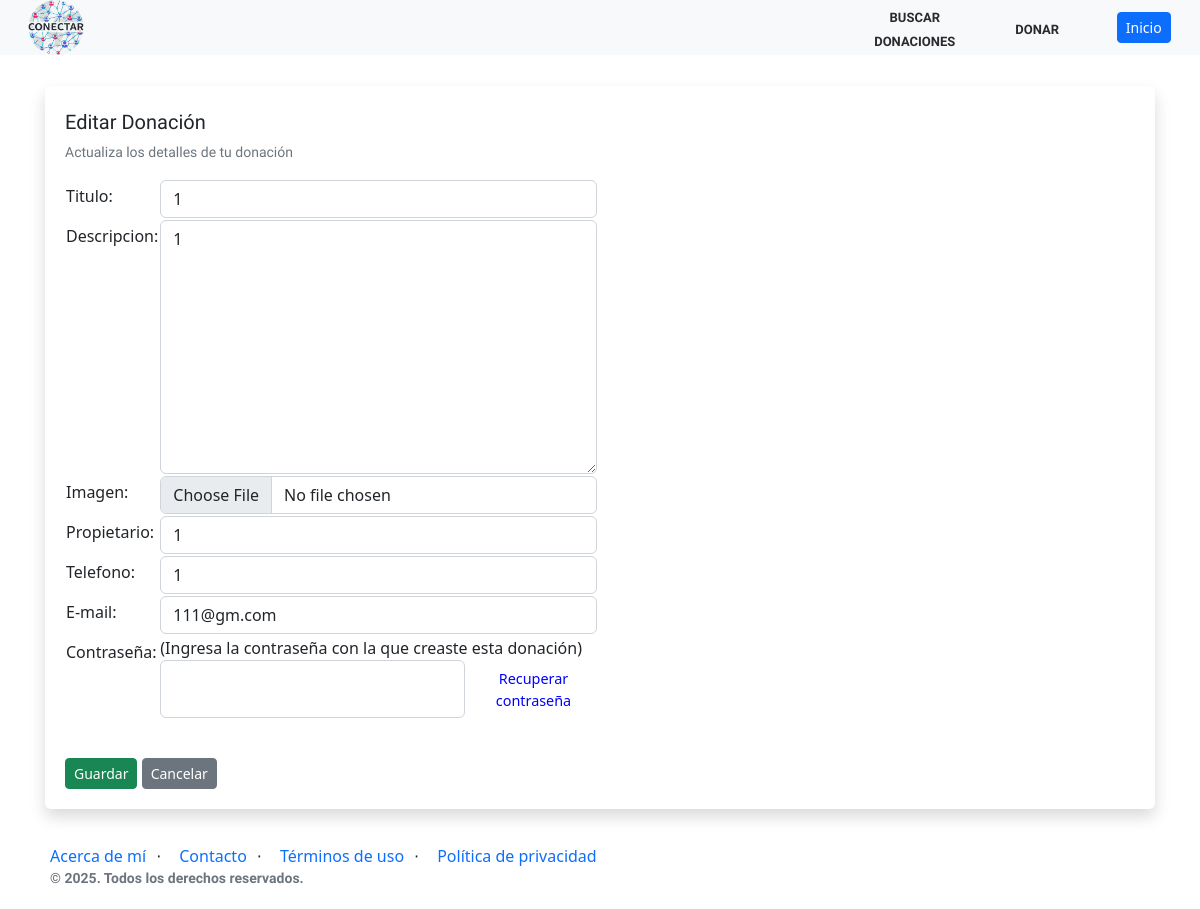
The page /editarDonacion/54 on the database its author committed.
### AppDonaciones/models.py (models this page shows, shortened)
class Donacion(models.Model):
    fecha_creacion = models.DateTimeField(default=now, blank=True, null=True)
    titulo = models.CharField(max_length=90, null=False, blank=False)
    descripcion = models.TextField(blank=True, null=True)
    imagen = models.ImageField(
        upload_to="assets/img/donaciones",
        null=True,
        blank=True,
    )
    propietario = models.CharField(max_length=90, null=False, blank=False)
    telefono = models.IntegerField(blank=False, null=False)
    contrasenia = models.CharField(
        max_length=50, null=False, blank=False, verbose_name="Contraseña"
    )
    email = models.EmailField(max_length=254, verbose_name="E-mail", unique=False)

### AppDonaciones/views.py (the view, shortened to what this page needs)
class editar_donacion(UpdateView):
    model = Donacion
    form_class = DonacionFormulario
    template_name = "crear_editar_donacion.html"
    success_url = reverse_lazy("ListaDonaciones")

### AppDonaciones/forms.py
class DonacionFormulario(forms.ModelForm):
    class Meta:
        model = Donacion
        fields = [
            "titulo",
            "descripcion",
            "imagen",
            "propietario",
            "telefono",
            "email",
            "contrasenia",
        ]
        widgets = {
            "titulo": forms.TextInput(attrs={"class": "form-control"}),
            "descripcion": forms.Textarea(attrs={"class": "form-control"}),
            "propietario": forms.TextInput(attrs={"class": "form-control"}),
            "telefono": forms.NumberInput(attrs={"class": "form-control"}),
            "contrasenia": forms.TextInput(
                attrs={
                    "class": "form-control",
                }
            ),
            "imagen": CustomClearableFileInput(attrs={"class": "form-control"}),
            "email": forms.EmailInput(attrs={"class": "form-control"}),
        }

### AppDonaciones/templates/crear_editar_donacion.html (shortened to what this page needs)
{% extends 'inicio.html' %}
{% load static %}
{% block content %}
<section class="py-8 section-top-editar">
  <div class="container-plus">
    <div class="rounded">
      <div class="pt-4 bg-white rounded shadow donation-section-editar">
        <div class="px-6">
          <div class="row align-items-center justify-content-between">
            <div class="col-12 col-md-auto mb-4 mb-md-0">
              <h5 class="red-hat-display-regular-font">{% if donacion %} Editar Donación {% else %} Crear Donación {% endif %}</h5>
              <p class="small text-secondary red-hat-display-regular-font">
                {% if donacion %}
                  Actualiza los detalles de tu donación
                {% else %}
                  Comparte lo que ya no usas con quien lo necesita
                {% endif %}
              </p>
              <form method="post" enctype="multipart/form-data" {% if donacion %}onsubmit="return validarContrasenia(event, '{{ donacion.contrasenia }}')" {% endif %}>
                <div class="table-responsive">
                  <table>
                    {% for campo in form %}
                      <tr>
                        <td style="margin-top: 25px;">{{ campo.label_tag }}</td>
                        <td>
                          {% if campo.name == "contrasenia" %}
                            {% if donacion %}
                              <label>(Ingresa la contraseña con la que creaste esta donación)</label>
                              <div class="div-contrasenia">
                                <input id="contrasenia" name="contrasenia" class="form-control" oninput="inputChange()">
                                <a class="btn anchor-recuperar-contrasenia" href="{% url 'RecuperarContrasenia' donacion.pk %}" onclick="esperar();">Recuperar contraseña</a>
                              </div>
                              <br>
                            {% else %}
                              <label>(Se le solicitará al intentar Borrar o Editar esta donación)</label>
                              {{ campo }}
                            {% endif %}
                          {% else %}
                            {{ campo }}
                          {% endif %}
                        </td>
                      </tr>
                    {% endfor %}
                  </table>
                </div>
                <button class="btn btn-sm btn-success btn-guardar" type="submit">Guardar</button>
                <a class="btn btn-sm btn-secondary btn-guardar"
                   {% if donacion %}
                     href={% url 'ListaDonaciones' %}
                   {% else %}
                     href={% url 'Inicio' %}
                   {% endif %}>
                   Cancelar
                </a>
              </form>
            </div>
          </div>
        </div>
      </div>
    </div>
  </div>
</section>
{% endblock %}

### AppDonaciones/static/css/styles.css (style rules this page uses)
:root { --primary-color: #0d6efd; --secondary-color: #6c757d; --background-color: #f8f9fa; --text-color: #212529; --font-family: 'Lato', sans-serif; --footer-bg: #ffffff; --footer-text: #6c757d; --link-color: #0d6efd; }
html, body { font-family: var(--font-family); color: var(--text-color); background-color: var(--background-color); margin: 0; height: 100%; margin: 0; display: flex; flex-direction: column; }
.container-plus, .container-plus-1 { max-width: 1200px; margin: auto; padding: 20px; }
.donation-section-editar { background: #fff; padding: 20px; border-radius: 8px; box-shadow: 0 2px 10px rgba(0, 0, 0, 0.1); }
body { display: flex; flex-direction: column; min-height: 100vh; }
.btn-guardar { margin-top: 15px; }
a { text-decoration: none !important; }
.red-hat-display-regular-font { font-family: "Red Hat Display", serif; }
.container-plus { width: 95%; margin: 0 auto; padding: 15px; }
.section-top-editar { width: 100%; }
table td:first-child { vertical-align: top; text-align: left; padding-top: 5px; }
.div-contrasenia { display: flex; }
.anchor-recuperar-contrasenia { color: blue !important; margin-left: 5px !important; margin-top: 1px !important; font-size: 0.9rem !important; }

### rows shown on the page
Donacion: form "1" "1" "1" "1" "111@gm.com"

### other values the page prints
{{ campo.label_tag }} "Titulo:" "Descripcion:" "Imagen:" "Propietario:" "Telefono:" "E-mail:" "Contraseña:"
